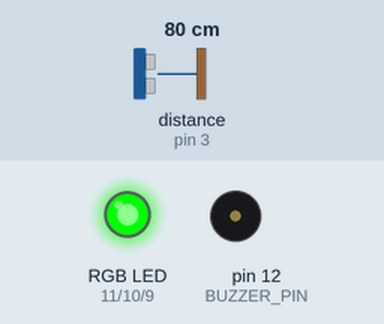
A sketch run on a simulated Arduino Uno, built with avr-gcc and run on an emulated ATmega328P. Shown: an RGB LED mixed from three pins (HIGH = lit), buzzer (waves = sounding, pin HIGH). Wiring (inferred from the names in the program): ultrasonic range finder: trigger pin 4; echo pin 3. The test bench sets the inputs (shaded band); at power-on: distance to the obstacle (sensor on pin 3) 80 cm. The echo pulse lasts 58.3 µs per cm; pins used as bus, display or sensor lines are not drawn; what the sketch prints to the serial monitor is not drawn.

Above: at 1.2 s.
1.3 s: distance to the obstacle (sensor on pin 3) set to 62 cm
2.8 s: distance to the obstacle (sensor on pin 3) set to 55 cm
At 3.5 s:
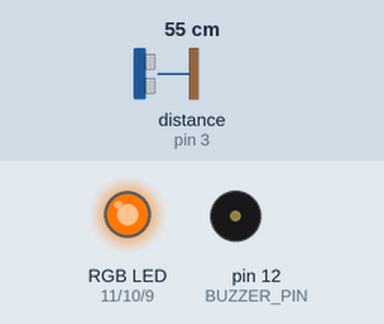
4.4 s: distance to the obstacle (sensor on pin 3) set to 34 cm
5.9 s: distance to the obstacle (sensor on pin 3) set to 27 cm
At 7.1 s:
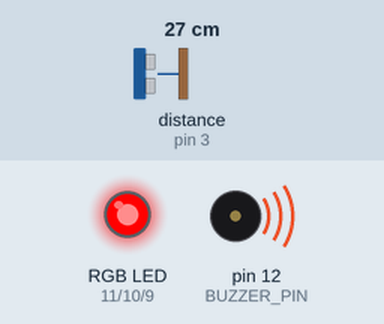
7.4 s: distance to the obstacle (sensor on pin 3) set to 60 cm
At 8.1 s:
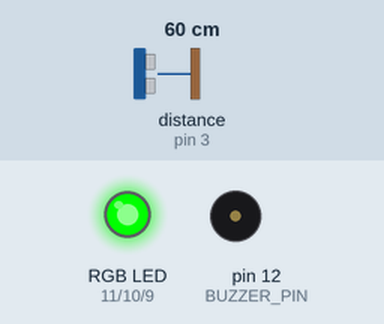
9.0 s: distance to the obstacle (sensor on pin 3) set to 2 cm
At 10.3 s:
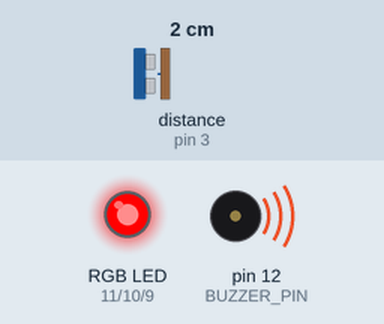
Timing chart, 0 to 11.6 s (numbered marks = the images above; inputs shaded):
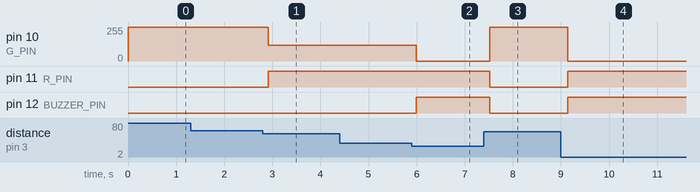

Measured:
- the behaviour switches between 60 and 59 cm on distance to the obstacle (sensor on pin 3) (found by bisection; images 0 and 1)
- the behaviour switches between 31 and 30 cm on distance to the obstacle (sensor on pin 3) (found by bisection; images 1 and 2)
- after the input at 1.3 s, every drawn part: stays the same
- after the input at 2.8 s, pin 10 (G_PIN): 255/255 → 120/255 after 0.12 s; pin 11 (R_PIN): LOW → HIGH after 0.12 s
- after the input at 4.4 s, every drawn part: stays the same
- after the input at 5.9 s, pin 10 (G_PIN): 120/255 → 0/255 after 0.10 s; pin 12 (BUZZER_PIN): LOW → HIGH after 0.10 s
- after the input at 7.4 s, pin 10 (G_PIN): 0/255 → 255/255 after 0.12 s; pin 11 (R_PIN), pin 12 (BUZZER_PIN): HIGH → LOW after 0.12 s
- after the input at 9.0 s, pin 10 (G_PIN): 255/255 → 0/255 after 0.14 s; pin 11 (R_PIN), pin 12 (BUZZER_PIN): LOW → HIGH after 0.14 s

The sketch:

distance_alarm.ino
```cpp
// 步驟 3：距離太近就響蜂鳴器、亮紅燈
// 接線：HC-SR04 Trig → D4、Echo → D3（VCC 接 5V、GND 接 GND）
//       有源蜂鳴器 + → D12（− 接 GND）
//       全彩 LED R → D11、G → D10、B → D9（各經 220 Ω；共用腳接 GND，共陽極接 5V）

const int TRIG_PIN = 4;                // 超音波 Trig
const int ECHO_PIN = 3;                // 超音波 Echo
const int BUZZER_PIN = 12;             // 有源蜂鳴器
const int R_PIN = 11;                  // LED 紅（PWM）
const int G_PIN = 10;                  // LED 綠（PWM）
const int B_PIN = 9;                   // LED 藍（PWM）

const float TRIGGER_CM = 30;           // 小於這個距離：觸發
const float WARN_CM = 60;              // 小於這個距離：接近
const float FAR_CM = 999;              // 沒有回波時當作「很遠」
const unsigned long MEASURE_MS = 70;   // 兩次量測間隔（要 ≥ 60 ms）
const unsigned long PRINT_MS = 300;    // 每隔多久印一行

const bool COMMON_ANODE = false;       // 共陽極 LED 改成 true，共用腳改接 5V
const bool BUZZER_ACTIVE_LOW = false;  // 三腳模組若是低電位觸發改成 true

float history[3] = {FAR_CM, FAR_CM, FAR_CM};  // 最近 3 次量測
int historyIndex = 0;
unsigned long lastPrint = 0;

// 回傳距離（cm）；沒有收到回波時回傳 -1
float readDistanceCm() {
  digitalWrite(TRIG_PIN, LOW);  delayMicroseconds(2);
  digitalWrite(TRIG_PIN, HIGH); delayMicroseconds(10);
  digitalWrite(TRIG_PIN, LOW);
  unsigned long us = pulseIn(ECHO_PIN, HIGH, 30000UL);  // 最多等 30 ms（約 5 m）
  if (us == 0) return -1;
  return us / 58.0;
}

// 三個數取中間值：偶爾一次量錯也不會影響結果
float median3(float a, float b, float c) {
  float lo = min(a, b);
  float hi = max(a, b);
  return max(lo, min(hi, c));
}

void setColor(int r, int g, int b) {
  if (COMMON_ANODE) { r = 255 - r; g = 255 - g; b = 255 - b; }
  analogWrite(R_PIN, r);
  analogWrite(G_PIN, g);
  analogWrite(B_PIN, b);
}

void buzzer(bool on) {
  digitalWrite(BUZZER_PIN, (on != BUZZER_ACTIVE_LOW) ? HIGH : LOW);
}

void setup() {
  Serial.begin(9600);
  pinMode(TRIG_PIN, OUTPUT);
  pinMode(ECHO_PIN, INPUT);
  pinMode(BUZZER_PIN, OUTPUT);
  pinMode(R_PIN, OUTPUT);
  pinMode(G_PIN, OUTPUT);
  pinMode(B_PIN, OUTPUT);
  buzzer(false);  // 先關掉，低電位觸發的模組開機才不會響
  setColor(0, 255, 0);
}

void loop() {
  // 量一次，放進最近 3 次的紀錄；-1（沒有回波）當作很遠
  float d = readDistanceCm();
  history[historyIndex] = (d < 0) ? FAR_CM : d;
  historyIndex = (historyIndex + 1) % 3;
  float m = median3(history[0], history[1], history[2]);

  const __FlashStringHelper *status;
  if (m < TRIGGER_CM) {
    setColor(255, 0, 0);
    buzzer(true);
    status = F("觸發");
  } else if (m < WARN_CM) {
    setColor(255, 120, 0);
    buzzer(false);
    status = F("接近");
  } else {
    setColor(0, 255, 0);
    buzzer(false);
    status = F("安全");
  }

  // 用 millis() 控制印出頻率，不要每圈都印
  if (millis() - lastPrint >= PRINT_MS) {
    lastPrint = millis();
    Serial.print(F("距離 "));
    if (m >= FAR_CM) {
      Serial.print(F("—"));
    } else {
      Serial.print(m, 1);
      Serial.print(F(" cm"));
    }
    Serial.print(F("｜"));
    Serial.println(status);
  }

  delay(MEASURE_MS);
}
```
